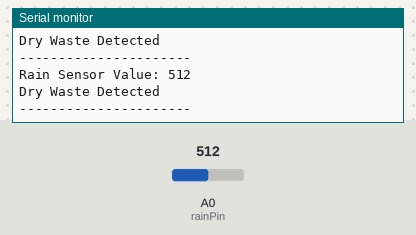
The sketch below on a simulated Arduino Uno, built with avr-gcc and run on an emulated ATmega328P. On the bench: the last lines printed to the serial monitor. The inputs (shaded band) are chosen by the test bench; at power-on: A0 (rainPin) = 512.

Above: at 1.8 s.
1.9 s: A0 (rainPin) set to 490
At 2.8 s:
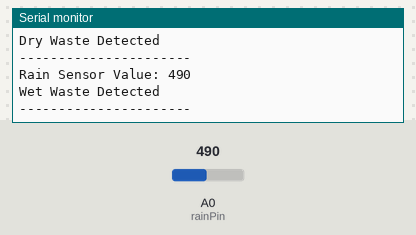
4.5 s: A0 (rainPin) set to 510
At 5.8 s:
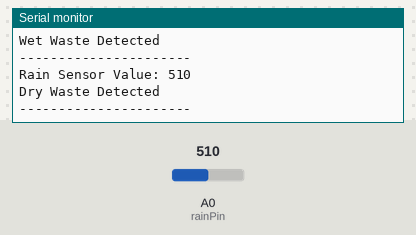
Timing chart, 0 to 7.5 s (numbered marks = the images above; inputs shaded):
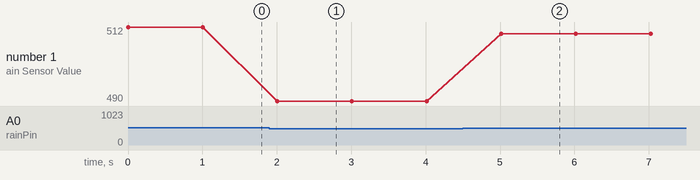

Measured:
- after the input at 1.9 s, the serial monitor: prints a new line after 0.11 s (image 1)
- after the input at 4.5 s, the serial monitor: prints a new line after 0.52 s (image 2)
- plotted number 1: 512 → 490 after the input at 1.9 s, 490 → 510 after the input at 4.5 s

The sketch:

rain_test.ino
```cpp
int rainPin = A0;
int sensorValue = 0;

void setup() {
  Serial.begin(9600);
}

void loop() {
  sensorValue = analogRead(rainPin);

  Serial.print("Rain Sensor Value: ");
  Serial.println(sensorValue);

  if (sensorValue < 500) {
    Serial.println("Wet Waste Detected");
  } else {
    Serial.println("Dry Waste Detected");
  }

  Serial.println("----------------------");
  delay(1000);
}
```
